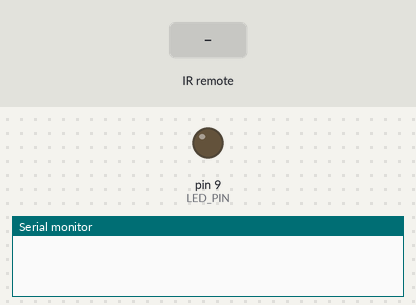
Bench run of a sketch on a simulated Arduino Uno, built with avr-gcc and run on an emulated ATmega328P. Shown: output pins drawn as LEDs (lit = HIGH), the last lines printed to the serial monitor. Inputs (shaded band) come from the test bench.

Above: at 1.2 s.
1.3 s: infrared code 0xFF02FD received
At 2.7 s:
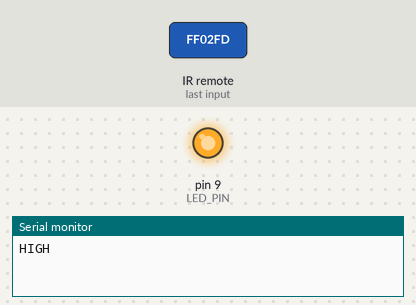
Timing chart, 0 to 4.3 s (numbered marks = the images above; inputs shaded):
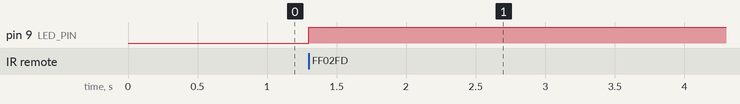

The sketch:

IRremoteLED.ino
```cpp
//*************************************************************************************
/*
keyestudio 4wd BT Car
lesson 6.2
IR remote LED
http://www.keyestudio.com
*/
#include <IRremote.h>
int RECV_PIN = 3;//define the pin of IR receiver as D3
int LED_PIN = 9;//define the pin of LED as pin 9
int a=0;
IRrecv irrecv(RECV_PIN);
decode_results results;

void setup()
{Serial.begin(9600);
  irrecv.enableIRIn(); //Initialize the IR receiver
  pinMode(LED_PIN,OUTPUT);//set pin 9 of LED to OUTPUT
}

void loop() {
  if (irrecv.decode(&results))
  {
    if(results.value==0xFF02FD && (a==0)) //according to the above key value, press“OK”on remote control , LED will be controlled
    {
      Serial.println("HIGH");
      digitalWrite(LED_PIN,HIGH);//LED will be on
      a=1;
    }
    else if(results.value==0xFF02FD && (a==1)) //press again
    {
      Serial.println("LOW");
      digitalWrite(LED_PIN,LOW);//LED will go off
      a=0;
    }
    irrecv.resume(); // receive the next value
  }
}
//*************************************************************************************
```

Measured:
- after the input at 1.3 s, pin 9 (LED_PIN): LOW → HIGH at once
